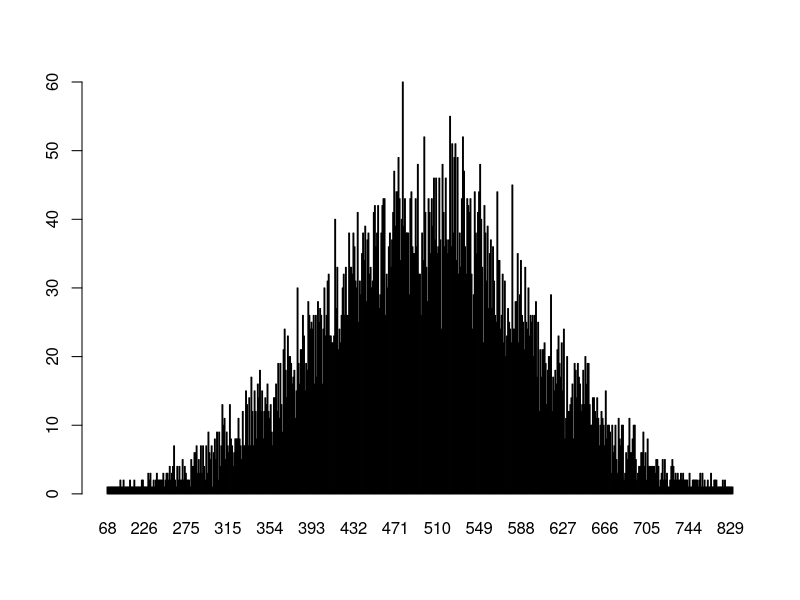

The R source for this figure:

#3
#create a sequence of numbers from 5 to 15 and find the mean of numbers from 12 to 26 and sum of numbers from 51 to 91
print("Sequence of numbers from 5 to 15:")
print(seq(5,15))
print("Mean of numbers from 12 to 26:")
print(mean(12:26))
print("Sum of numbers from 2 to 24:")
print(sum(2:24))


#4
#create a vector which contains 10 random integer values between -50 and +50
vec = sample(-50:50, 10, replace=TRUE)
print("Content of the vector:")
print("10 random integer values between -50 and +50:")
print(vec)


#5
# get the first 10 Fibonacci numbers
Fibonacci <- numeric(10)
Fibonacci[1] <- Fibonacci[2] <- 1
for (i in 3:10) Fibonacci[i] <- Fibonacci[i - 2] + Fibonacci[i - 1]
print("First 10 Fibonacci numbers:")
print(Fibonacci)


#7
#print the numbers from 1 to 100 
#print "Multiples_5" for multiples of 5, 
#print "Multiples_9" for multiples of 9, 
#print "Multiples" for multiples of both
for (n in 1:100) {
  if (n %% 5 == 0 & n %% 9 == 0) {print("Multiples")}
  else if (n %% 5 == 0) {print("Multiples_5")}
  else if (n %% 9 == 0) {print("Multiples_9")}
  else print(n)
}


#9
#find the factors of a given number
print_factors = function(n) {
  print(paste("The factors of",n,"are:"))
  for(i in 1:n) {
    if((n %% i) == 0) {
      print(i)
    }
  }
}
print_factors(20)
print_factors(300)
print_factors(500)


#10
#to find the maximum and the minimum value of a given vector.
nums = c(13, 45, 25, 88)
print('Original vector:')
print(nums)   
print(paste("Maximum value of the said vector:",max(nums)))
print(paste("Minimum value of the said vector:",min(nums)))

#13
#create a list of random numbers in normal distribution and count occurrences of each value.
n = floor(rnorm(10, 5, 20))
print('List of random numbers in normal distribution:')
print(n)
t = table(n)
print("Count occurrences of each value:")
print(t)

#15
#create three vectors numeric data, character data and logical data. 
#display the content of the vectors and their type
a = c(1, 2, 5, 3, 4, 0, -1, -3)
b = c("Red", "Green", "White")
c = c(TRUE, TRUE, TRUE, FALSE, TRUE, FALSE)
print(a)
print(typeof(a))
print(b)
print(typeof(b))
print(c)
print(typeof(c))


#22
#create  bell curve of a random normal distribution.
n = floor(rnorm(10000, 500, 100))
t = table(n)
barplot(t)

#25
empleados = data.frame(Nombre=c("Elena Martinez","Ana Fernandez","Carmen Ferrero", "Beatriz Rodriguez","Laura Martinez"),
                       Genero=c("M","M","F","F","M"),
                       Edad=c(23,22,25,26,32),
                       Cargo=c("Assistant","Manager","Exective","CEO","Team lead"),
                       SSN=c("123-34-2346","123-44-779","556-24-433","123-98-987","679-77-576")
)
print(empleados)





#26
#create a Data Frames which contain details of 5 employees and display summary of the data.
empleados = data.frame(Nombre=c("Elena Martinez","Ana Fernandez","Carmen Ferrero", "Beatriz Rodriguez","Laura Martinez"),
                       Genero=c("M","M","F","F","M"),
                       Edad=c(23,22,25,26,32),
                       Cargo=c("Assistant","Manager","Exective","CEO","Team lead"),
                       SSN=c("123-34-2346","123-44-779","556-24-433","123-98-987","679-77-576")
)
print("Summary of the data:")                      
print(summary(empleados))




